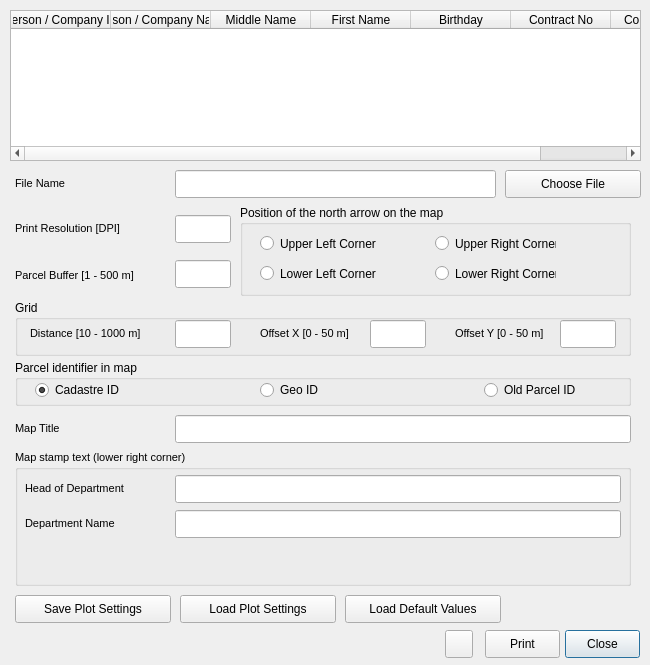
<?xml version="1.0" encoding="UTF-8"?>
<ui version="4.0">
 <class>PrintDialog</class>
 <widget class="QDialog" name="PrintDialog">
  <property name="windowModality">
   <enum>Qt::ApplicationModal</enum>
  </property>
  <property name="geometry">
   <rect>
    <x>0</x>
    <y>0</y>
    <width>650</width>
    <height>665</height>
   </rect>
  </property>
  <property name="minimumSize">
   <size>
    <width>650</width>
    <height>665</height>
   </size>
  </property>
  <property name="maximumSize">
   <size>
    <width>650</width>
    <height>665</height>
   </size>
  </property>
  <property name="windowTitle">
   <string>Dialog</string>
  </property>
  <property name="modal">
   <bool>false</bool>
  </property>
  <widget class="QPushButton" name="close_button">
   <property name="geometry">
    <rect>
     <x>565</x>
     <y>630</y>
     <width>75</width>
     <height>28</height>
    </rect>
   </property>
   <property name="text">
    <string>Close</string>
   </property>
  </widget>
  <widget class="QPushButton" name="help_button">
   <property name="geometry">
    <rect>
     <x>445</x>
     <y>630</y>
     <width>28</width>
     <height>28</height>
    </rect>
   </property>
   <property name="sizePolicy">
    <sizepolicy hsizetype="Fixed" vsizetype="Fixed">
     <horstretch>0</horstretch>
     <verstretch>0</verstretch>
    </sizepolicy>
   </property>
   <property name="minimumSize">
    <size>
     <width>28</width>
     <height>28</height>
    </size>
   </property>
   <property name="maximumSize">
    <size>
     <width>28</width>
     <height>28</height>
    </size>
   </property>
   <property name="font">
    <font>
     <pointsize>10</pointsize>
     <italic>false</italic>
    </font>
   </property>
   <property name="text">
    <string/>
   </property>
   <property name="icon">
    <iconset resource="resources.qrc">
     <normaloff>:/plugins/lm2/help_button.png</normaloff>:/plugins/lm2/help_button.png</iconset>
   </property>
  </widget>
  <widget class="QTableWidget" name="right_holder_twidget">
   <property name="geometry">
    <rect>
     <x>10</x>
     <y>10</y>
     <width>631</width>
     <height>151</height>
    </rect>
   </property>
   <column>
    <property name="text">
     <string>Person / Company ID</string>
    </property>
   </column>
   <column>
    <property name="text">
     <string>Person / Company Name</string>
    </property>
   </column>
   <column>
    <property name="text">
     <string>Middle Name</string>
    </property>
   </column>
   <column>
    <property name="text">
     <string>First Name</string>
    </property>
   </column>
   <column>
    <property name="text">
     <string>Birthday</string>
    </property>
   </column>
   <column>
    <property name="text">
     <string>Contract No</string>
    </property>
   </column>
   <column>
    <property name="text">
     <string>Contract Date</string>
    </property>
   </column>
  </widget>
  <widget class="QPushButton" name="print_button">
   <property name="geometry">
    <rect>
     <x>485</x>
     <y>630</y>
     <width>75</width>
     <height>28</height>
    </rect>
   </property>
   <property name="text">
    <string>Print</string>
   </property>
  </widget>
  <widget class="QLineEdit" name="file_name_edit">
   <property name="geometry">
    <rect>
     <x>175</x>
     <y>170</y>
     <width>321</width>
     <height>28</height>
    </rect>
   </property>
   <property name="font">
    <font>
     <pointsize>8</pointsize>
    </font>
   </property>
   <property name="readOnly">
    <bool>true</bool>
   </property>
  </widget>
  <widget class="QLabel" name="label">
   <property name="geometry">
    <rect>
     <x>15</x>
     <y>175</y>
     <width>146</width>
     <height>16</height>
    </rect>
   </property>
   <property name="font">
    <font>
     <pointsize>8</pointsize>
    </font>
   </property>
   <property name="text">
    <string>File Name</string>
   </property>
   <property name="buddy">
    <cstring>file_name_edit</cstring>
   </property>
  </widget>
  <widget class="QPushButton" name="choose_file_button">
   <property name="geometry">
    <rect>
     <x>505</x>
     <y>170</y>
     <width>136</width>
     <height>28</height>
    </rect>
   </property>
   <property name="text">
    <string>Choose File</string>
   </property>
  </widget>
  <widget class="QLineEdit" name="dpi_edit">
   <property name="geometry">
    <rect>
     <x>175</x>
     <y>215</y>
     <width>56</width>
     <height>28</height>
    </rect>
   </property>
   <property name="font">
    <font>
     <pointsize>8</pointsize>
    </font>
   </property>
   <property name="readOnly">
    <bool>false</bool>
   </property>
  </widget>
  <widget class="QLabel" name="label_2">
   <property name="geometry">
    <rect>
     <x>15</x>
     <y>220</y>
     <width>156</width>
     <height>16</height>
    </rect>
   </property>
   <property name="font">
    <font>
     <pointsize>8</pointsize>
    </font>
   </property>
   <property name="text">
    <string>Print Resolution [DPI]</string>
   </property>
   <property name="buddy">
    <cstring>dpi_edit</cstring>
   </property>
  </widget>
  <widget class="QGroupBox" name="northArrowGBox">
   <property name="geometry">
    <rect>
     <x>240</x>
     <y>205</y>
     <width>391</width>
     <height>91</height>
    </rect>
   </property>
   <property name="title">
    <string>Position of the north arrow on the map</string>
   </property>
   <widget class="QRadioButton" name="upper_left_rbutton">
    <property name="geometry">
     <rect>
      <x>20</x>
      <y>30</y>
      <width>121</width>
      <height>17</height>
     </rect>
    </property>
    <property name="text">
     <string>Upper Left Corner</string>
    </property>
   </widget>
   <widget class="QRadioButton" name="upper_right_rbutton">
    <property name="geometry">
     <rect>
      <x>195</x>
      <y>30</y>
      <width>121</width>
      <height>17</height>
     </rect>
    </property>
    <property name="text">
     <string>Upper Right Corner</string>
    </property>
   </widget>
   <widget class="QRadioButton" name="lower_right_rbutton">
    <property name="geometry">
     <rect>
      <x>195</x>
      <y>60</y>
      <width>121</width>
      <height>17</height>
     </rect>
    </property>
    <property name="text">
     <string>Lower Right Corner</string>
    </property>
   </widget>
   <widget class="QRadioButton" name="lower_left_rbutton">
    <property name="geometry">
     <rect>
      <x>20</x>
      <y>60</y>
      <width>121</width>
      <height>17</height>
     </rect>
    </property>
    <property name="text">
     <string>Lower Left Corner</string>
    </property>
   </widget>
  </widget>
  <widget class="QLineEdit" name="map_title_edit">
   <property name="geometry">
    <rect>
     <x>175</x>
     <y>415</y>
     <width>456</width>
     <height>28</height>
    </rect>
   </property>
   <property name="font">
    <font>
     <pointsize>8</pointsize>
    </font>
   </property>
   <property name="readOnly">
    <bool>false</bool>
   </property>
  </widget>
  <widget class="QLabel" name="label_3">
   <property name="geometry">
    <rect>
     <x>15</x>
     <y>420</y>
     <width>146</width>
     <height>16</height>
    </rect>
   </property>
   <property name="font">
    <font>
     <pointsize>8</pointsize>
    </font>
   </property>
   <property name="text">
    <string>Map Title</string>
   </property>
   <property name="buddy">
    <cstring>map_title_edit</cstring>
   </property>
  </widget>
  <widget class="QGroupBox" name="groupBox_2">
   <property name="geometry">
    <rect>
     <x>15</x>
     <y>450</y>
     <width>616</width>
     <height>136</height>
    </rect>
   </property>
   <property name="font">
    <font>
     <pointsize>8</pointsize>
    </font>
   </property>
   <property name="title">
    <string>Map stamp text (lower right corner)</string>
   </property>
   <widget class="QLineEdit" name="department_edit">
    <property name="geometry">
     <rect>
      <x>160</x>
      <y>60</y>
      <width>446</width>
      <height>28</height>
     </rect>
    </property>
    <property name="font">
     <font>
      <pointsize>8</pointsize>
     </font>
    </property>
    <property name="readOnly">
     <bool>false</bool>
    </property>
   </widget>
   <widget class="QLabel" name="label_5">
    <property name="geometry">
     <rect>
      <x>10</x>
      <y>65</y>
      <width>141</width>
      <height>16</height>
     </rect>
    </property>
    <property name="font">
     <font>
      <pointsize>8</pointsize>
     </font>
    </property>
    <property name="text">
     <string>Department Name</string>
    </property>
    <property name="buddy">
     <cstring>department_edit</cstring>
    </property>
   </widget>
   <widget class="QLineEdit" name="department_head_edit">
    <property name="geometry">
     <rect>
      <x>160</x>
      <y>25</y>
      <width>446</width>
      <height>28</height>
     </rect>
    </property>
    <property name="font">
     <font>
      <pointsize>8</pointsize>
     </font>
    </property>
    <property name="readOnly">
     <bool>false</bool>
    </property>
   </widget>
   <widget class="QLabel" name="label_11">
    <property name="geometry">
     <rect>
      <x>10</x>
      <y>30</y>
      <width>141</width>
      <height>16</height>
     </rect>
    </property>
    <property name="font">
     <font>
      <pointsize>8</pointsize>
     </font>
    </property>
    <property name="text">
     <string>Head of Department</string>
    </property>
   </widget>
  </widget>
  <widget class="QPushButton" name="save_settings_button">
   <property name="geometry">
    <rect>
     <x>15</x>
     <y>595</y>
     <width>156</width>
     <height>28</height>
    </rect>
   </property>
   <property name="text">
    <string>Save Plot Settings</string>
   </property>
  </widget>
  <widget class="QPushButton" name="load_settings_button">
   <property name="geometry">
    <rect>
     <x>180</x>
     <y>595</y>
     <width>156</width>
     <height>28</height>
    </rect>
   </property>
   <property name="text">
    <string>Load Plot Settings</string>
   </property>
  </widget>
  <widget class="QPushButton" name="load_defaults_button">
   <property name="geometry">
    <rect>
     <x>345</x>
     <y>595</y>
     <width>156</width>
     <height>28</height>
    </rect>
   </property>
   <property name="text">
    <string>Load Default Values</string>
   </property>
  </widget>
  <widget class="QLabel" name="label_7">
   <property name="geometry">
    <rect>
     <x>15</x>
     <y>260</y>
     <width>156</width>
     <height>31</height>
    </rect>
   </property>
   <property name="font">
    <font>
     <pointsize>8</pointsize>
    </font>
   </property>
   <property name="text">
    <string>Parcel Buffer [1 - 500 m]</string>
   </property>
   <property name="buddy">
    <cstring>buffer_edit</cstring>
   </property>
  </widget>
  <widget class="QLineEdit" name="buffer_edit">
   <property name="geometry">
    <rect>
     <x>175</x>
     <y>260</y>
     <width>56</width>
     <height>28</height>
    </rect>
   </property>
   <property name="font">
    <font>
     <pointsize>8</pointsize>
    </font>
   </property>
   <property name="whatsThis">
    <string>The initial buffer around the parcel based on which the appropriate map scale is calculated. The scale denominator is then rounded to be a multiple of 250.</string>
   </property>
   <property name="readOnly">
    <bool>false</bool>
   </property>
  </widget>
  <widget class="QGroupBox" name="groupBox">
   <property name="geometry">
    <rect>
     <x>15</x>
     <y>300</y>
     <width>616</width>
     <height>56</height>
    </rect>
   </property>
   <property name="title">
    <string>Grid</string>
   </property>
   <widget class="QLineEdit" name="grid_distance_edit">
    <property name="geometry">
     <rect>
      <x>160</x>
      <y>20</y>
      <width>56</width>
      <height>28</height>
     </rect>
    </property>
    <property name="font">
     <font>
      <pointsize>8</pointsize>
     </font>
    </property>
    <property name="whatsThis">
     <string>The initial buffer around the parcel based on which the appropriate map scale is calculated. The scale denominator is then rounded to be a multiple of 250.</string>
    </property>
    <property name="readOnly">
     <bool>false</bool>
    </property>
   </widget>
   <widget class="QLineEdit" name="grid_offset_x_edit">
    <property name="geometry">
     <rect>
      <x>355</x>
      <y>20</y>
      <width>56</width>
      <height>28</height>
     </rect>
    </property>
    <property name="font">
     <font>
      <pointsize>8</pointsize>
     </font>
    </property>
    <property name="whatsThis">
     <string>The initial buffer around the parcel based on which the appropriate map scale is calculated. The scale denominator is then rounded to be a multiple of 250.</string>
    </property>
    <property name="readOnly">
     <bool>false</bool>
    </property>
   </widget>
   <widget class="QLineEdit" name="grid_offset_y_edit">
    <property name="geometry">
     <rect>
      <x>545</x>
      <y>20</y>
      <width>56</width>
      <height>28</height>
     </rect>
    </property>
    <property name="font">
     <font>
      <pointsize>8</pointsize>
     </font>
    </property>
    <property name="whatsThis">
     <string>The initial buffer around the parcel based on which the appropriate map scale is calculated. The scale denominator is then rounded to be a multiple of 250.</string>
    </property>
    <property name="readOnly">
     <bool>false</bool>
    </property>
   </widget>
   <widget class="QLabel" name="label_8">
    <property name="geometry">
     <rect>
      <x>15</x>
      <y>25</y>
      <width>141</width>
      <height>16</height>
     </rect>
    </property>
    <property name="font">
     <font>
      <pointsize>8</pointsize>
     </font>
    </property>
    <property name="text">
     <string>Distance [10 - 1000 m]</string>
    </property>
    <property name="buddy">
     <cstring>grid_distance_edit</cstring>
    </property>
   </widget>
   <widget class="QLabel" name="label_9">
    <property name="geometry">
     <rect>
      <x>245</x>
      <y>25</y>
      <width>106</width>
      <height>16</height>
     </rect>
    </property>
    <property name="font">
     <font>
      <pointsize>8</pointsize>
     </font>
    </property>
    <property name="text">
     <string>Offset X [0 - 50 m]</string>
    </property>
    <property name="buddy">
     <cstring>grid_offset_x_edit</cstring>
    </property>
   </widget>
   <widget class="QLabel" name="label_10">
    <property name="geometry">
     <rect>
      <x>440</x>
      <y>25</y>
      <width>101</width>
      <height>16</height>
     </rect>
    </property>
    <property name="font">
     <font>
      <pointsize>8</pointsize>
     </font>
    </property>
    <property name="text">
     <string>Offset Y [0 - 50 m]</string>
    </property>
    <property name="buddy">
     <cstring>grid_offset_y_edit</cstring>
    </property>
   </widget>
  </widget>
  <widget class="QGroupBox" name="groupBox_3">
   <property name="geometry">
    <rect>
     <x>15</x>
     <y>360</y>
     <width>616</width>
     <height>46</height>
    </rect>
   </property>
   <property name="title">
    <string>Parcel identifier in map</string>
   </property>
   <widget class="QWidget" name="layoutWidget">
    <property name="geometry">
     <rect>
      <x>20</x>
      <y>20</y>
      <width>584</width>
      <height>20</height>
     </rect>
    </property>
    <layout class="QHBoxLayout" name="horizontalLayout">
     <property name="spacing">
      <number>90</number>
     </property>
     <item>
      <widget class="QRadioButton" name="cadastreid_rbutton">
       <property name="text">
        <string>Cadastre ID</string>
       </property>
       <property name="checked">
        <bool>true</bool>
       </property>
      </widget>
     </item>
     <item>
      <widget class="QRadioButton" name="geoid_rbutton">
       <property name="text">
        <string>Geo ID</string>
       </property>
      </widget>
     </item>
     <item>
      <widget class="QRadioButton" name="old_parcel_id_rbutton">
       <property name="text">
        <string>Old Parcel ID</string>
       </property>
      </widget>
     </item>
    </layout>
   </widget>
  </widget>
 </widget>
 <tabstops>
  <tabstop>right_holder_twidget</tabstop>
  <tabstop>choose_file_button</tabstop>
  <tabstop>file_name_edit</tabstop>
  <tabstop>dpi_edit</tabstop>
  <tabstop>upper_left_rbutton</tabstop>
  <tabstop>upper_right_rbutton</tabstop>
  <tabstop>lower_left_rbutton</tabstop>
  <tabstop>lower_right_rbutton</tabstop>
  <tabstop>buffer_edit</tabstop>
  <tabstop>grid_distance_edit</tabstop>
  <tabstop>grid_offset_x_edit</tabstop>
  <tabstop>grid_offset_y_edit</tabstop>
  <tabstop>cadastreid_rbutton</tabstop>
  <tabstop>geoid_rbutton</tabstop>
  <tabstop>old_parcel_id_rbutton</tabstop>
  <tabstop>map_title_edit</tabstop>
  <tabstop>department_head_edit</tabstop>
  <tabstop>department_edit</tabstop>
  <tabstop>save_settings_button</tabstop>
  <tabstop>load_settings_button</tabstop>
  <tabstop>load_defaults_button</tabstop>
  <tabstop>help_button</tabstop>
  <tabstop>print_button</tabstop>
  <tabstop>close_button</tabstop>
 </tabstops>
 <resources>
  <include location="resources.qrc"/>
 </resources>
 <connections/>
 <designerdata>
  <property name="gridDeltaX">
   <number>5</number>
  </property>
  <property name="gridDeltaY">
   <number>5</number>
  </property>
  <property name="gridSnapX">
   <bool>true</bool>
  </property>
  <property name="gridSnapY">
   <bool>true</bool>
  </property>
  <property name="gridVisible">
   <bool>true</bool>
  </property>
 </designerdata>
</ui>
